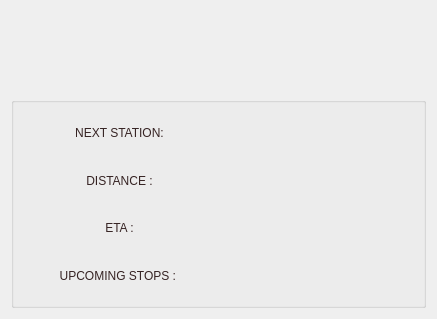
<?xml version="1.0" encoding="UTF-8"?>
<ui version="4.0">
 <class>running_route</class>
 <widget class="QWidget" name="running_route">
  <property name="geometry">
   <rect>
    <x>0</x>
    <y>0</y>
    <width>437</width>
    <height>319</height>
   </rect>
  </property>
  <property name="sizePolicy">
   <sizepolicy hsizetype="Preferred" vsizetype="Preferred">
    <horstretch>0</horstretch>
    <verstretch>0</verstretch>
   </sizepolicy>
  </property>
  <property name="maximumSize">
   <size>
    <width>1920</width>
    <height>1080</height>
   </size>
  </property>
  <property name="windowTitle">
   <string>Form</string>
  </property>
  <property name="styleSheet">
   <string notr="true">QWidget
{	
	background-color: qlineargradient(spread:pad, x1:0, y1:0, x2:0, y2:0.983, stop:0.0619048 rgba(138, 138, 138, 255), stop:0.357143 rgba(203, 203, 203, 255), stop:0.747619 rgba(203, 203, 203, 255), stop:1 rgba(138, 138, 138, 255));
	
	font:24pt;
	/*border: 2px solid;
	border-radius:4px;
	border-color:rgb(54, 35, 35);
	
 /*	border-style: outset;*/

}
QTreeView {font: 40pt \&quot;Arial\&quot;;}
</string>
  </property>
  <layout class="QGridLayout" name="gridLayout_2">
   <item row="0" column="0">
    <widget class="QLabel" name="RouteNUm">
     <property name="sizePolicy">
      <sizepolicy hsizetype="Minimum" vsizetype="Minimum">
       <horstretch>0</horstretch>
       <verstretch>0</verstretch>
      </sizepolicy>
     </property>
     <property name="minimumSize">
      <size>
       <width>0</width>
       <height>40</height>
      </size>
     </property>
     <property name="maximumSize">
      <size>
       <width>420</width>
       <height>80</height>
      </size>
     </property>
     <property name="font">
      <font>
       <family>Ubuntu</family>
       <pointsize>28</pointsize>
       <weight>50</weight>
       <italic>false</italic>
       <bold>false</bold>
      </font>
     </property>
     <property name="styleSheet">
      <string notr="true">QLabel
{
font: 28pt &quot;Ubuntu&quot;;
background-color:transparent;
color: rgb(54, 35, 35);
}</string>
     </property>
     <property name="text">
      <string/>
     </property>
     <property name="alignment">
      <set>Qt::AlignRight|Qt::AlignTrailing|Qt::AlignVCenter</set>
     </property>
    </widget>
   </item>
   <item row="0" column="1">
    <widget class="QLabel" name="TrainName">
     <property name="sizePolicy">
      <sizepolicy hsizetype="Preferred" vsizetype="Preferred">
       <horstretch>0</horstretch>
       <verstretch>0</verstretch>
      </sizepolicy>
     </property>
     <property name="maximumSize">
      <size>
       <width>1520</width>
       <height>80</height>
      </size>
     </property>
     <property name="font">
      <font>
       <family>Ubuntu</family>
       <pointsize>28</pointsize>
       <weight>50</weight>
       <italic>false</italic>
       <bold>false</bold>
      </font>
     </property>
     <property name="styleSheet">
      <string notr="true">QLabel
{
font: 28pt &quot;Ubuntu&quot;;
background-color:transparent;
color: rgb(54, 35, 35);
}</string>
     </property>
     <property name="text">
      <string/>
     </property>
     <property name="alignment">
      <set>Qt::AlignCenter</set>
     </property>
    </widget>
   </item>
   <item row="1" column="0" colspan="2">
    <widget class="QGroupBox" name="groupBox">
     <property name="title">
      <string/>
     </property>
     <layout class="QGridLayout" name="gridLayout">
      <item row="0" column="0">
       <widget class="QLabel" name="label_4">
        <property name="sizePolicy">
         <sizepolicy hsizetype="Preferred" vsizetype="Preferred">
          <horstretch>0</horstretch>
          <verstretch>0</verstretch>
         </sizepolicy>
        </property>
        <property name="minimumSize">
         <size>
          <width>0</width>
          <height>40</height>
         </size>
        </property>
        <property name="maximumSize">
         <size>
          <width>420</width>
          <height>16777215</height>
         </size>
        </property>
        <property name="autoFillBackground">
         <bool>false</bool>
        </property>
        <property name="styleSheet">
         <string notr="true">QLabel
{
font: 28pt &quot;Ubuntu&quot;;
background-color:transparent;
color: rgb(54, 35, 35);
}</string>
        </property>
        <property name="text">
         <string>NEXT STATION:</string>
        </property>
        <property name="alignment">
         <set>Qt::AlignCenter</set>
        </property>
       </widget>
      </item>
      <item row="0" column="1">
       <widget class="QLabel" name="nxt_station">
        <property name="minimumSize">
         <size>
          <width>50</width>
          <height>40</height>
         </size>
        </property>
        <property name="styleSheet">
         <string notr="true">QLabel
{
font: 28pt &quot;Ubuntu&quot;;
background-color:transparent;
color: rgb(54, 35, 35);
}</string>
        </property>
        <property name="text">
         <string/>
        </property>
        <property name="alignment">
         <set>Qt::AlignCenter</set>
        </property>
       </widget>
      </item>
      <item row="1" column="0">
       <widget class="QLabel" name="label_6">
        <property name="minimumSize">
         <size>
          <width>0</width>
          <height>40</height>
         </size>
        </property>
        <property name="maximumSize">
         <size>
          <width>420</width>
          <height>16777215</height>
         </size>
        </property>
        <property name="styleSheet">
         <string notr="true">QLabel
{
font: 28pt &quot;Ubuntu&quot;;
background-color:transparent;
color: rgb(54, 35, 35);
}</string>
        </property>
        <property name="text">
         <string>DISTANCE :</string>
        </property>
        <property name="alignment">
         <set>Qt::AlignCenter</set>
        </property>
       </widget>
      </item>
      <item row="1" column="1">
       <widget class="QLabel" name="distance">
        <property name="minimumSize">
         <size>
          <width>50</width>
          <height>40</height>
         </size>
        </property>
        <property name="styleSheet">
         <string notr="true">QLabel
{
font: 28pt &quot;Ubuntu&quot;;
background-color:transparent;
color: rgb(54, 35, 35);
}</string>
        </property>
        <property name="text">
         <string/>
        </property>
        <property name="alignment">
         <set>Qt::AlignCenter</set>
        </property>
       </widget>
      </item>
      <item row="2" column="0">
       <widget class="QLabel" name="label_8">
        <property name="minimumSize">
         <size>
          <width>0</width>
          <height>40</height>
         </size>
        </property>
        <property name="maximumSize">
         <size>
          <width>420</width>
          <height>16777215</height>
         </size>
        </property>
        <property name="styleSheet">
         <string notr="true">QLabel
{
font: 28pt &quot;Ubuntu&quot;;
background-color:transparent;
color: rgb(54, 35, 35);
}</string>
        </property>
        <property name="text">
         <string>ETA :</string>
        </property>
        <property name="alignment">
         <set>Qt::AlignCenter</set>
        </property>
       </widget>
      </item>
      <item row="2" column="1">
       <widget class="QLabel" name="estimatedtimearr">
        <property name="minimumSize">
         <size>
          <width>50</width>
          <height>40</height>
         </size>
        </property>
        <property name="styleSheet">
         <string notr="true">QLabel
{
font: 28pt &quot;Ubuntu&quot;;
background-color:transparent;
color: rgb(54, 35, 35);
}</string>
        </property>
        <property name="text">
         <string/>
        </property>
        <property name="alignment">
         <set>Qt::AlignCenter</set>
        </property>
       </widget>
      </item>
      <item row="3" column="0">
       <widget class="QLabel" name="label_10">
        <property name="minimumSize">
         <size>
          <width>0</width>
          <height>40</height>
         </size>
        </property>
        <property name="maximumSize">
         <size>
          <width>420</width>
          <height>16777215</height>
         </size>
        </property>
        <property name="styleSheet">
         <string notr="true">QLabel
{
font: 28pt &quot;Ubuntu&quot;;
background-color:transparent;
color: rgb(54, 35, 35);
}</string>
        </property>
        <property name="frameShape">
         <enum>QFrame::NoFrame</enum>
        </property>
        <property name="frameShadow">
         <enum>QFrame::Plain</enum>
        </property>
        <property name="text">
         <string>UPCOMING STOPS : </string>
        </property>
        <property name="alignment">
         <set>Qt::AlignCenter</set>
        </property>
       </widget>
      </item>
      <item row="3" column="1">
       <widget class="QLabel" name="next_upcoming">
        <property name="minimumSize">
         <size>
          <width>50</width>
          <height>40</height>
         </size>
        </property>
        <property name="styleSheet">
         <string notr="true">QLabel
{
font: 28pt &quot;Ubuntu&quot;;
background-color:transparent;
color: rgb(54, 35, 35);
}</string>
        </property>
        <property name="text">
         <string/>
        </property>
        <property name="alignment">
         <set>Qt::AlignCenter</set>
        </property>
       </widget>
      </item>
     </layout>
    </widget>
   </item>
  </layout>
 </widget>
 <resources/>
 <connections/>
</ui>
